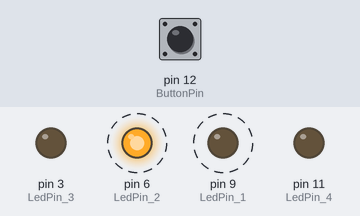
Simulated run of this sketch. Board: Arduino Uno, built with avr-gcc and run on an emulated ATmega328P. Shown: output pins drawn as LEDs (lit = HIGH). Dashed ring = blinking. The inputs (shaded band) are chosen by the test bench; at power-on: pin 12 (ButtonPin) HIGH.

Above: at 1.2 s.
1.3 s: pin 12 (ButtonPin) pulled LOW for 3.2 s
At 3.17 s:
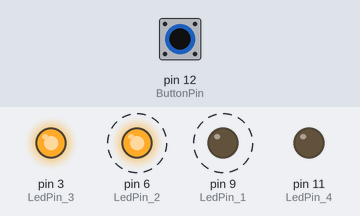
6.0 s: pin 12 (ButtonPin) pulled LOW for 1 s
10.0 s: pin 12 (ButtonPin) pulled LOW for 1 s
Timing chart, 0 to 20.0 s (numbered marks = the images above; inputs shaded):
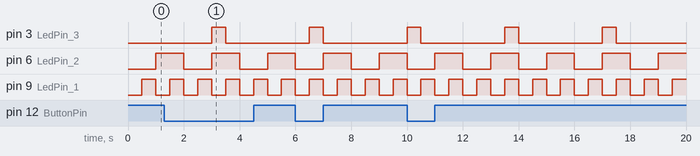

The sketch:

three_LED.ino
```cpp
#define LedPin_1 9
#define LedPin_2 6
#define LedPin_3 3
#define LedPin_4 11
#define ButtonPin 12

const int Interval_Led_1 = 500;
const int Interval_Led_2 = 1000;
const int Duration_On_Led_3 = 500;
const int Duration_Off_Led_3 = 3000;
const int Interval_Led_4 = 500;
const int Interval_Button = 50;

int Current_Millis = 0;
int Prev_Led_Millis_1 = 0;
int Prev_Led_Millis_2 = 0;
int Prev_Led_Millis_3 = 0;
int Prev_Led_Millis_4 = 0;
int Prev_Button = 0;
int No_Button_Press = 0;

byte Led_State_1 = LOW;
byte Led_State_2 = LOW;
byte Led_State_3 = LOW;
byte Led_State_4 = LOW;


void setup()
{
  Serial.begin(115200);
  pinMode(LedPin_1, OUTPUT);
  pinMode(LedPin_2, OUTPUT);
  pinMode(LedPin_3, OUTPUT);
  pinMode(LedPin_4, OUTPUT);
  pinMode(ButtonPin, INPUT_PULLUP);
  digitalWrite(LedPin_1, LOW);
  digitalWrite(LedPin_2, LOW);
  digitalWrite(LedPin_3, LOW);
  digitalWrite(LedPin_4, LOW);
}

void loop()
{
  Current_Millis = millis();
  updateLed_1_State();
  updateLed_2_State();
  updateLed_3_State();
  updateLed_4_State();
  Toggle_Leds();
  Read_Buttons();

}
void updateLed_1_State() {

  if (Led_State_1 == LOW) {
    if (Current_Millis - Prev_Led_Millis_1 >= Interval_Led_1) {
      Led_State_1 = HIGH;
      Prev_Led_Millis_1 += Interval_Led_1;
    }
  }
  else {
    if (Current_Millis - Prev_Led_Millis_1 >= Interval_Led_1) {
      Led_State_1 = LOW;
      Prev_Led_Millis_1 += Interval_Led_1;
    }
  }
}

void updateLed_2_State() {

  if (Led_State_2 == LOW) {
    if (Current_Millis - Prev_Led_Millis_2 >= Interval_Led_2) {
      Led_State_2 = HIGH;
      Prev_Led_Millis_2 += Interval_Led_2;
    }
  }
  else {
    if (Current_Millis - Prev_Led_Millis_2 >= Interval_Led_2) {
      Led_State_2 = LOW;
      Prev_Led_Millis_2 += Interval_Led_2;
    }
  }
}
void updateLed_3_State() {

  if (Led_State_3 == LOW) {
    if (Current_Millis - Prev_Led_Millis_3 >= Duration_Off_Led_3) {
      Led_State_3 = HIGH;
      Prev_Led_Millis_3 += Duration_Off_Led_3;
    }
  }
  else {
    if (Current_Millis - Prev_Led_Millis_3 >= Duration_On_Led_3) {
      Led_State_3 = LOW;
      Prev_Led_Millis_3 += Duration_On_Led_3;
    }
  }
}
void Read_Buttons() {
  if (Current_Millis - Prev_Button >= Interval_Button) {
    if (!digitalRead(ButtonPin)) {
      No_Button_Press++;
    }
    Prev_Button += Interval_Button;
  }
}
void updateLed_4_State() {
  if (No_Button_Press % 2 != 0) {
    if (Led_State_4 == LOW) {
      if (Current_Millis - Prev_Led_Millis_4 >= Interval_Led_4) {
        Led_State_4 = HIGH;
        Prev_Led_Millis_4 += Interval_Led_4;
      }
    }
    else {
      if (Current_Millis - Prev_Led_Millis_4 >= Interval_Led_4) {
        Led_State_4 = LOW;
        Prev_Led_Millis_4 += Interval_Led_4;
      }
    }
    No_Button_Press=0;
  }
  else{
    Led_State_4=LOW;
    Prev_Led_Millis_4 += Interval_Led_4;

  }
}
void Toggle_Leds() {
  digitalWrite(LedPin_1, Led_State_1);
  digitalWrite(LedPin_2, Led_State_2);
  digitalWrite(LedPin_3, Led_State_3);
  digitalWrite(LedPin_4, Led_State_4);
}
```

Measured:
- by itself, pin 3 (LedPin_3): alternates HIGH for 0.50 s and LOW for 3.0 s
- by itself, pin 6 (LedPin_2): alternates HIGH for 1.0 s and LOW for 1.0 s
- by itself, pin 9 (LedPin_1): alternates HIGH for 0.50 s and LOW for 0.50 s
